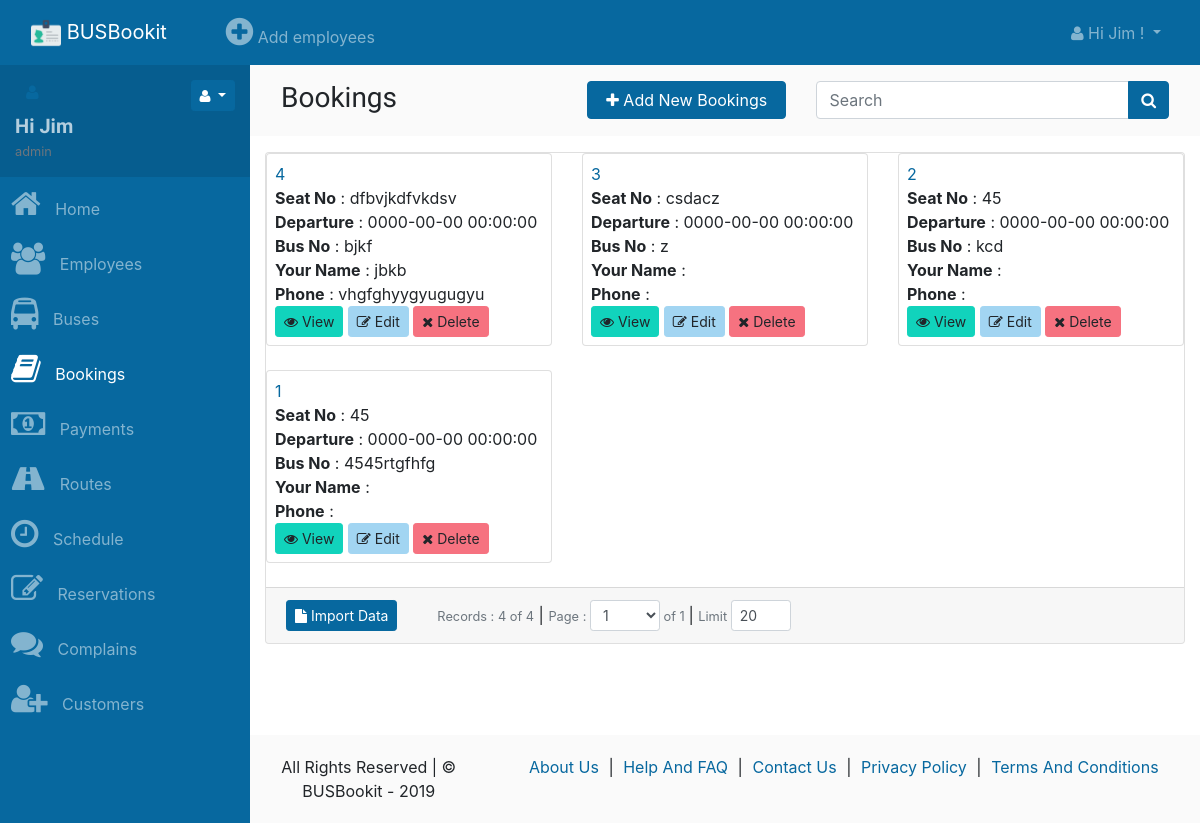
The app's page /bookings (signed in) with its own data.
### tables this page shows
CREATE TABLE `bookings` (
  `id` int(11) NOT NULL,
  `seat_no` varchar(255) DEFAULT NULL,
  `departure` datetime DEFAULT NULL,
  `bus_no` varchar(255) DEFAULT NULL,
  `your_name` varchar(255) DEFAULT NULL,
  `phone` varchar(255) DEFAULT NULL
);

### app/views/partials/bookings/list.php (the view, shortened to what the rows shown need)
<?php
$can_edit = PageAccessManager::is_allowed('bookings/edit');
$can_view = PageAccessManager::is_allowed('bookings/view');
$can_delete = PageAccessManager::is_allowed('bookings/delete');
?>
<?php
$view_data = $this->view_data;
$records = $view_data->records;
?>
<section class="page">
        <div  class="">
            <div class="container-fluid">
                <div class="row ">
                    <div class="col-md-12 comp-grid">
                        <div  class="card animated fadeIn">
                            <div id="bookings-list-records">
                                <?php
                                if(!empty($records)){
                                ?>
                                <div class="page-records">
                                    <div class="row">
                                        <?php
                                        foreach($records as $data){
                                        ?>
                                        <div class="col-sm-4">
                                            <div class="card p-2 mb-4">
                                                <div>
                                                    <a href="<?php print_link("bookings/view/$data[id]") ?>"><?php echo $data['id']; ?></a>
                                                </div>
                                                <div>
                                                    <strong>Seat No</strong> :  <?php echo $data['seat_no']; ?>
                                                </div>
                                                <div>
                                                    <strong>Departure</strong> :  <?php echo $data['departure']; ?>
                                                </div>
                                                <div>
                                                    <strong>Bus No</strong> :  <?php echo $data['bus_no']; ?>
                                                </div>
                                                <div>
                                                    <strong>Your Name</strong> :  <?php echo $data['your_name']; ?>
                                                </div>
                                                <div>
                                                    <strong>Phone</strong> :  <?php echo $data['phone']; ?>
                                                </div>
                                                <div>
                                                    <?php
                                                    if($can_view){
                                                    ?>
                                                    <a class="btn btn-sm btn-success has-tooltip" title="View Record" href="<?php print_link('bookings/view/'.$data['id']); ?>">
                                                        <i class="fa fa-eye"></i> View
                                                    </a>
                                                    <?php
                                                    }
                                                    ?>
                                                    <?php
                                                    if($can_edit){
                                                    ?>
                                                    <a class="btn btn-sm btn-info has-tooltip" title="Edit This Record" href="<?php print_link('bookings/edit/'.$data['id']); ?>">
                                                        <i class="fa fa-edit"></i> Edit
                                                    </a>
                                                    <?php
                                                    }
                                                    ?>
                                                    <?php
                                                    if($can_delete){
                                                    ?>
                                                    <a class="btn btn-sm btn-danger recordDeletePromptAction has-tooltip" title="Delete this record" href="<?php print_link("bookings/delete/$data[id]"); ?>" data-prompt-msg="">
                                                        <i class="fa fa-times"></i>
                                                        Delete
                                                    </a>
                                                    <?php
                                                    }
                                                    ?>
                                                </div>
                                            </div>
                                        </div>
                                        <?php
                                        }
                                        ?>
                                    </div>
                                </div>
                                <?php
                                }
                                else{
                                ?>
                                <div class="text-muted ">
                                    <h4><i class="fa fa-ban"></i> Record not found</h4>
                                </div>
                                <?php
                                }
                                ?>
                            </div>
                        </div>
                    </div>
                </div>
            </div>
        </div>
    </section>

### records on screen
bookings: id "4", seat_no "dfbvjkdfvkdsv", departure "0000-00-00 00:00:00", bus_no "bjkf", your_name "jbkb", phone "vhgfghyygyugugyu"
bookings: id "3", seat_no "csdacz", departure "0000-00-00 00:00:00", bus_no "z"
bookings: id "2", seat_no "45", departure "0000-00-00 00:00:00", bus_no "kcd"
bookings: id "1", seat_no "45", departure "0000-00-00 00:00:00", bus_no "4545rtgfhfg"

### other values on screen
SITE_NAME "BUSBookit"
USER_NAME "Jim"
USER_ROLE "admin"
$menuobj['label'] "Home"
$menuobj['label'] "Employees"
$menuobj['label'] "Buses"
$menuobj['label'] "Bookings"
$menuobj['label'] "Payments"
$menuobj['label'] "Routes"
$menuobj['label'] "Schedule"
$menuobj['label'] "Reservations"
$menuobj['label'] "Complains"
$menuobj['label'] "Customers"
$menuobj['label'] "Add employees"
$button_text "Import Data"
